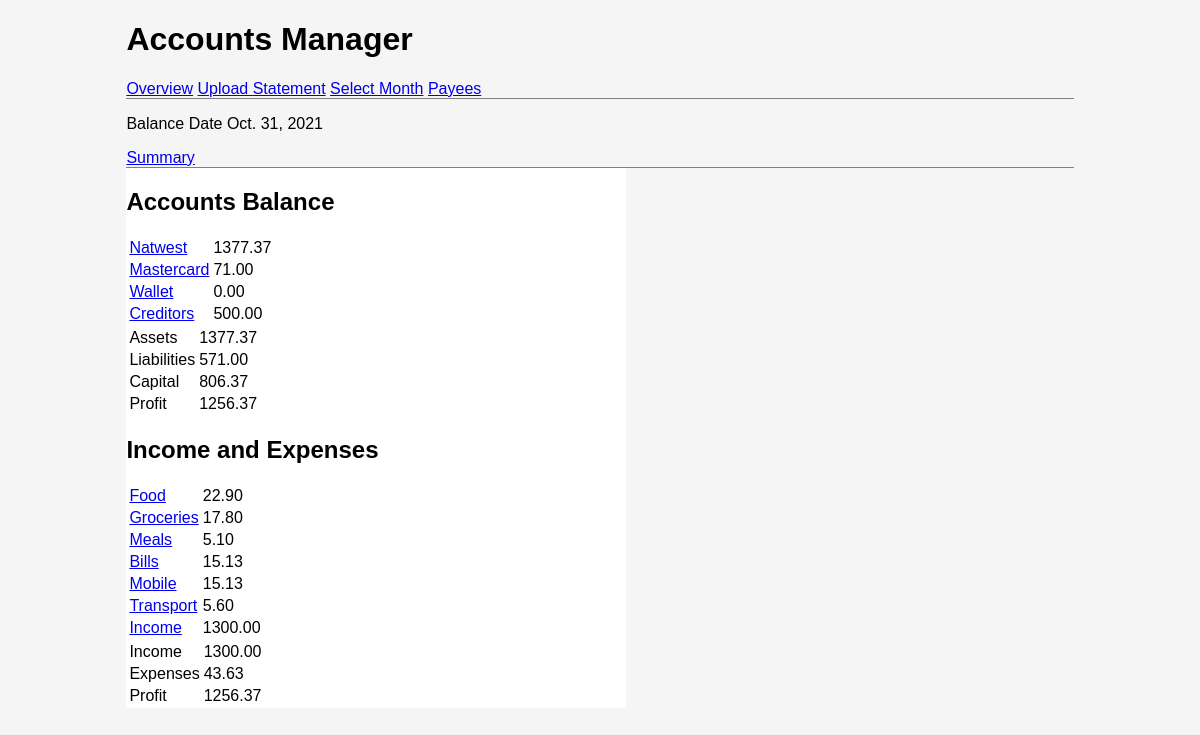
/accounts/history, run on an earlier commit of the app's database.
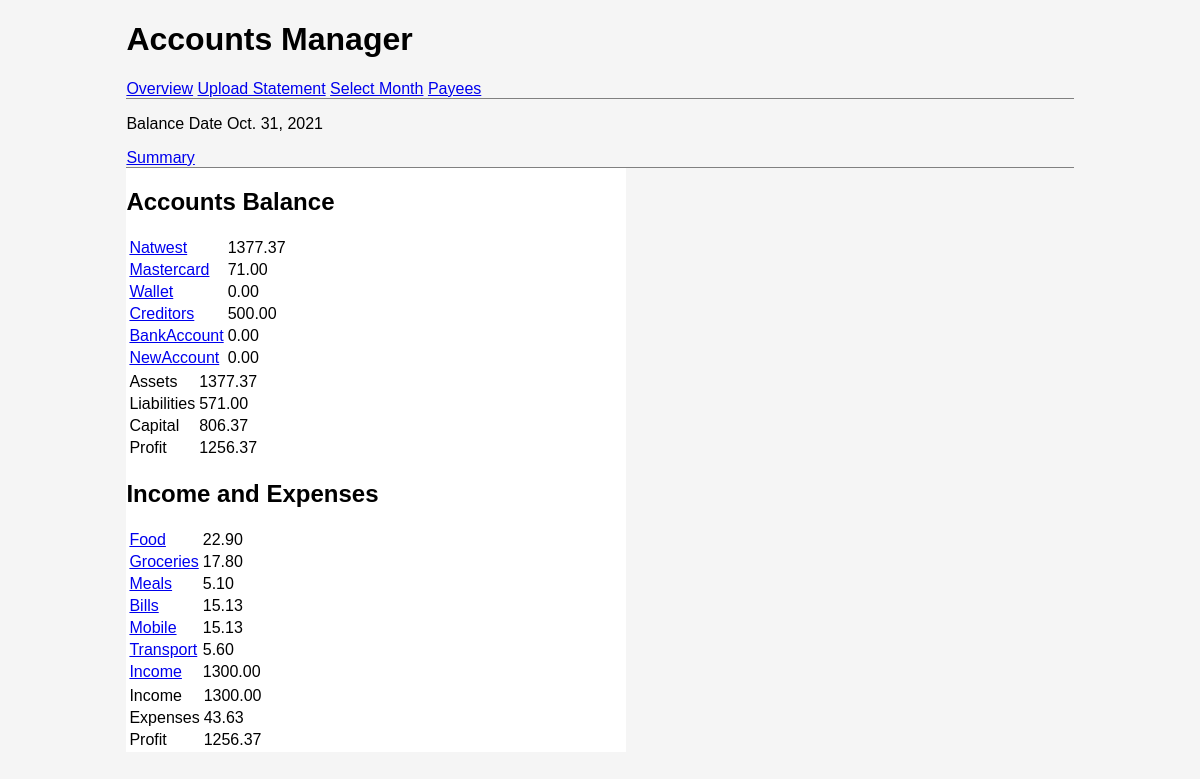
And on a later commit of the database.
### accounts/models.py (models this page shows, shortened)
class Account(models.Model):
    name = models.CharField(max_length=30)
    ASSET = 'A'
    LIABILITY = 'L'
    ACCOUNT_TYPE_CHOICES = [
        (ASSET, 'Asset'),
        (LIABILITY, 'Liability'),
    ]
    type = models.CharField(max_length=1, choices=ACCOUNT_TYPE_CHOICES, default=ASSET)
    initial_balance = models.DecimalField(max_digits=8, decimal_places=2, default=0)

class Category(models.Model):
    name = models.CharField(max_length=30)
    INCOME = 'I'
    EXPENSE = 'E'
    CATEGORY_TYPE_CHOICES = [
        (INCOME, 'Income'),
        (EXPENSE, 'Expense'),
    ]
    type = models.CharField(max_length=1, choices=CATEGORY_TYPE_CHOICES, default=EXPENSE)
    class Meta:
        verbose_name_plural = 'categories'

class Subcategory(models.Model):
    name = models.CharField(max_length=30)
    category = models.ForeignKey(Category, on_delete=models.CASCADE)
    class Meta:
        verbose_name_plural = 'subcategories'

### accounts/views.py (the view)
# urls.py: path('', views.IndexView.as_view(template_name='accounts/index.html'), name='index'),
class IndexView(ListView):
    model = Account
    def get_context_data(self, **kwargs):
        context = super().get_context_data(**kwargs)
        if self.template_name == 'accounts/index.html':
            balance_date = Transaction.objects.all().order_by('-date').first().date
        else:
            balance_date = Parameters.objects.get(pk=1).date
        account_list = modules.add_account_totals(balance_date)
        assets, liabilities = modules.get_balance_summary(account_list)
        context['balance_date'] = balance_date
        context['account_list'] = account_list
        context['assets'] = assets
        context['liabilities'] = liabilities
        context['capital'] = assets - liabilities
        prev_date = datetime.date(balance_date.year, balance_date.month, 1) - datetime.timedelta(days=1)
        prev_account_list = modules.add_account_totals(prev_date)
        prev_assets, prev_liabilities = modules.get_balance_summary(prev_account_list)
        context['balance_profit'] = (assets - liabilities) - (prev_assets - prev_liabilities)
        category_list, income, expenses = modules.get_expenses_report(balance_date)
        context['category_list'] = category_list
        context['income'] = income
        context['expenses'] = expenses
        context['profit'] = income - expenses
        context['subcategory_list'] = modules.add_subcategory_totals(balance_date)
        return context

### accounts/modules.py (called while the page is built)
def sum_account(account, balance_date):
    total = account.initial_balance
    result = Transaction.objects.filter(account=account, date__lte=balance_date).aggregate(Sum('amount'))
    if result['amount__sum']:
        total += result['amount__sum']
    return total

def add_account_totals(balance_date):
    account_list = Account.objects.all()
    for account in account_list:
        account.total = sum_account(account, balance_date)
    return account_list

def get_balance_summary(account_list):
    assets, liabilities = 0, 0
    for account in account_list:
        if account.type == 'A':
            assets += account.total
        if account.type == 'L':
            liabilities += account.total
    return assets, liabilities

def sum_category(category, balance_date):
    q = Account.objects.filter(transaction__alias__category=category, transaction__date__month=balance_date.month).annotate(total=Sum('transaction__amount'))
    total = 0
    if q:
        for account in q:
            if category.type == 'E' and account.type == 'A':
                account.total = -account.total
            total += account.total
    return total

### accounts/templates/accounts/history.html
{% extends "accounts/base.html" %}
{% block content %}
    <p>Balance Date {{ balance_date }}</p>
    <nav>
        <a href="{% url 'accounts:history' %}">Summary</a>
    </nav>
    <div class="report">
        <h2>Accounts Balance</h2>
        <table>
            {% for account in account_list %}
                <tr>
                    <td><a href="{% url 'accounts:account_history' account.id %}">{{ account.name }}</a></td>
                    <td>{{ account.total|floatformat:2 }}</td>
                </tr>
            {% empty %}
                <p>No accounts are available</p>
            {% endfor %}
        </table>
        <table>
            <tr><td>Assets</td><td>{{ assets|floatformat:2 }}</td></tr>
            <tr><td>Liabilities</td><td>{{ liabilities|floatformat:2 }}</td></tr>
            <tr><td>Capital</td><td>{{ capital|floatformat:2 }}</td></tr>
            <tr><td>Profit</td><td>{{ balance_profit|floatformat:2 }}</td></tr>
        </table>
    </div>
    <div class="report">
        <h2>Income and Expenses</h2>
        <table>
            {% for category in category_list %}
                <tr>
                    <td><a href="{% url 'accounts:category_history' category.id %}">{{ category.name }}</a></td>
                    <td>{{ category.total|floatformat:2 }}</td>
                </tr>
                {% for subcategory in subcategory_list %}
                    {% if subcategory in category.subcategory_set.all %}
                        <tr>
                            <td><a href="{% url 'accounts:subcategory_history' subcategory.id %}">{{ subcategory.name }}</a></td>
                            <td>{{ subcategory.total|floatformat:2 }}</td>
                        </tr>
                    {% endif %}
                {% endfor %}
            {% empty %}
                    <p>No Categories are available</p>
            {% endfor %}
        </table>
        <table>
            <tr><td>Income</td><td>{{ income|floatformat:2 }}</td></tr>
            <tr><td>Expenses</td><td>{{ expenses|floatformat:2 }}</td></tr>
            <tr><td>Profit</td><td>{{ profit|floatformat:2 }}</td></tr>
        </table>
    </div>
{% endblock content %}

What changed in the data, as far as the page shows it:
added Account: name "BankAccount", total "0.00"
added Account: name "NewAccount", total "0.00"
